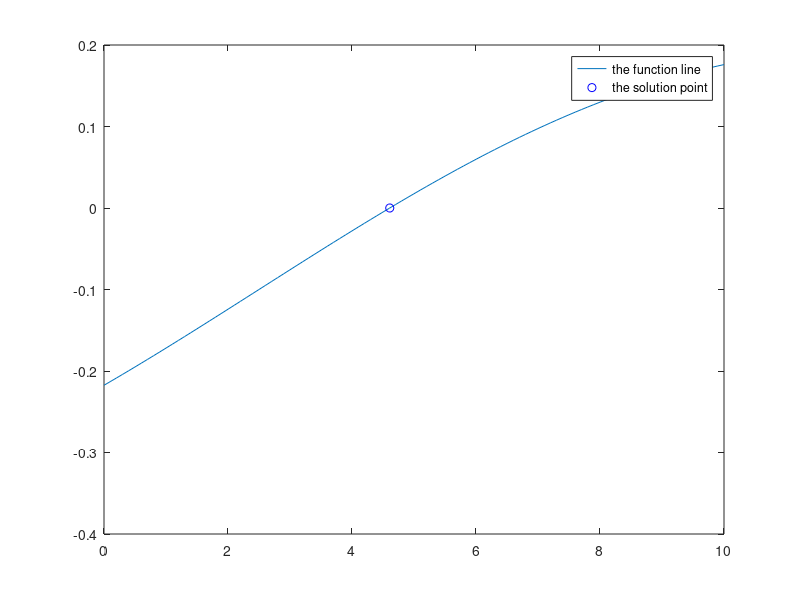

Recreate this plot in MATLAB.
% define the input
% t0
% td
% c
% rhs = 2*A_t/A_s
t0 =100;
td =5;
c = 1;
rhs =0.1;

% define a function 
F = @(T) exp(-(T-td).^2/2/t0)- c*exp(-T.^2/2/t0) -rhs;
%
delta =0.1;
sample_T = 0:delta:10;
v_F  =  F(sample_T);

% there is a/some cross points
index0 =sign(v_F);
index1 = abs(diff(index0))>0;
% filter the singularity case
index_s = abs(diff(v_F))/delta < (1/delta);
index1 =index1 & index_s;
index2 = [index1,0];
index3 = [0,index1];
index2=find(index2==1);
index3=find(index3==1);
% section partia
ratio = abs(v_F(index2))./(abs(v_F(index2))+abs(v_F(index3)));
T_chosen =(1-ratio).*sample_T(index2)+ratio.*sample_T(index3);
F1_chosen = (1-ratio).*v_F(index2)+ratio.*v_F(index3);
if ~isempty(T_chosen)

figure
plot(sample_T,v_F,'displayname',['the function line'])
hold on
plot(T_chosen,F1_chosen,'bo','displayname',['the solution point'])
legend('location','best')
disp(['In this case, your solution is :'])
T_chosen
end